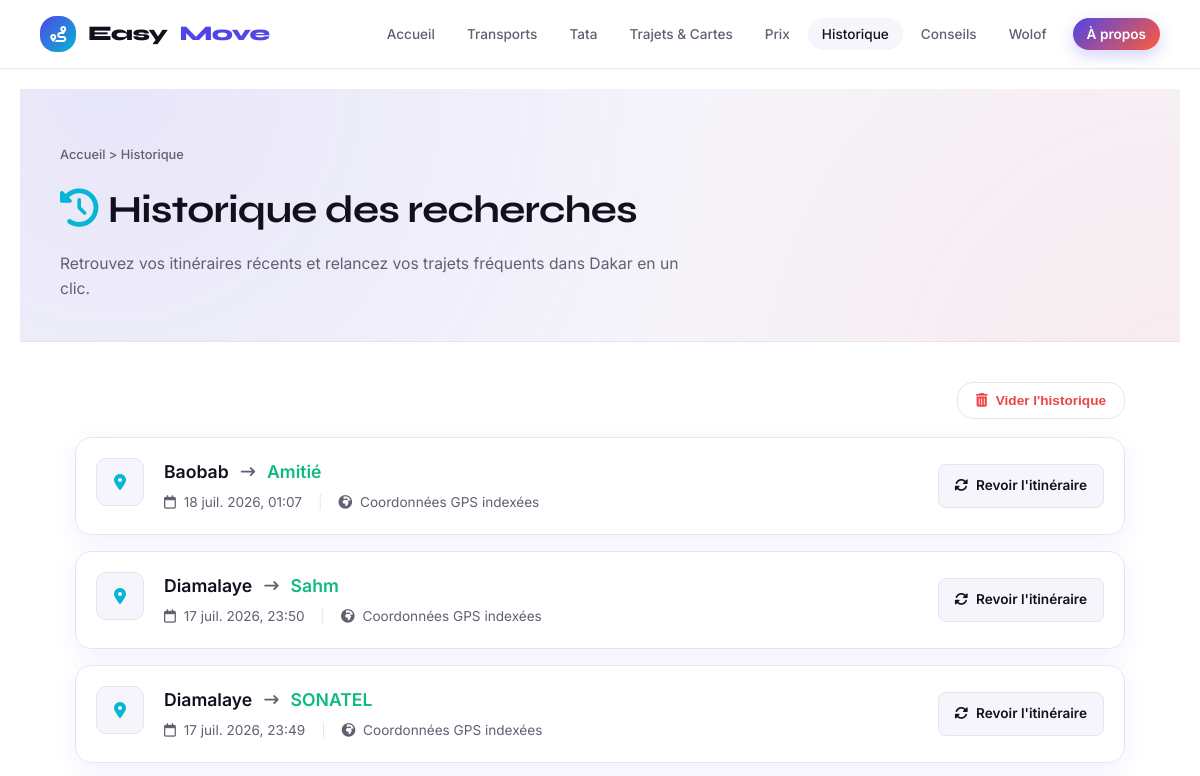
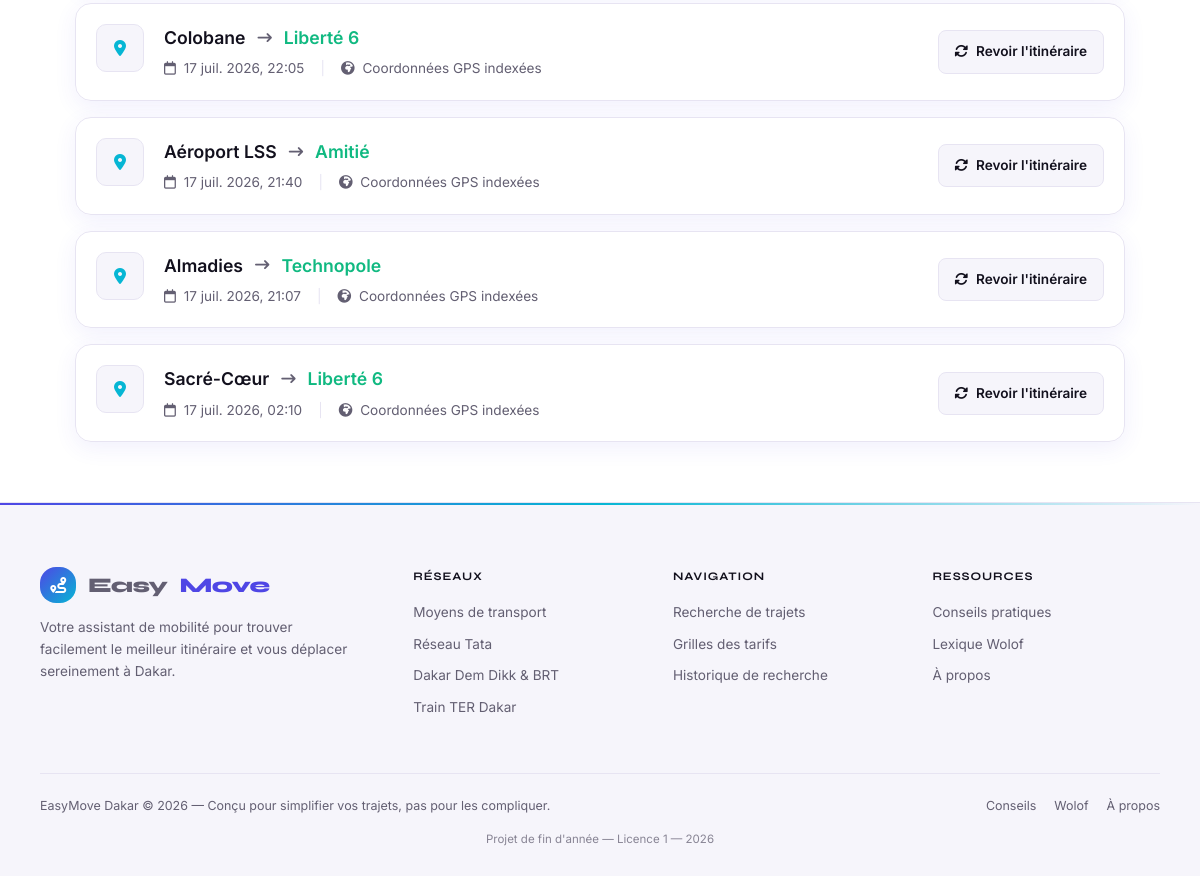
Page /historique on the earlier database version (2 pictures, top to bottom).
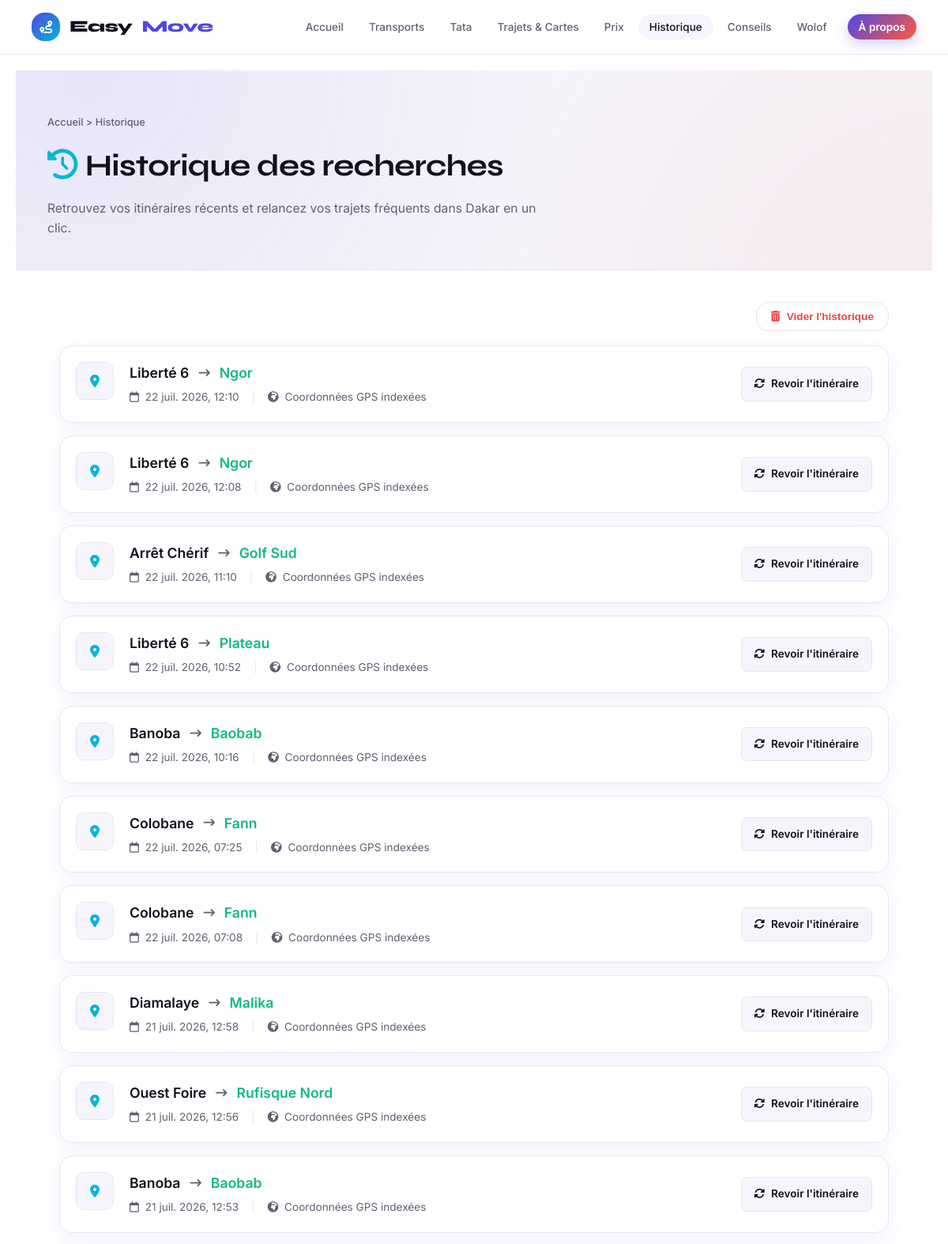
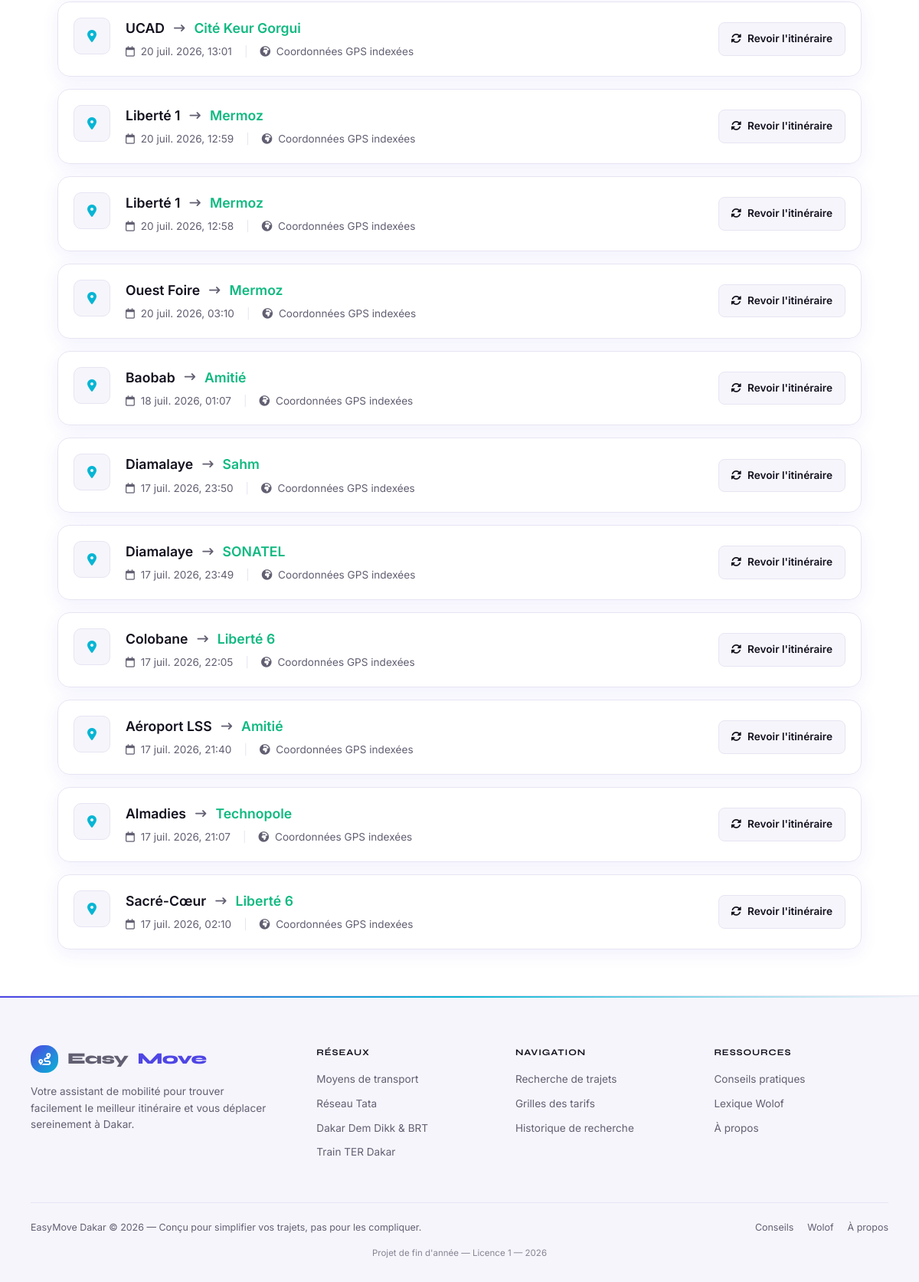
Same page on the later database version (2 pictures, top to bottom).
### tables this page shows
CREATE TABLE historique_recherches (
    id_historique       INTEGER PRIMARY KEY AUTOINCREMENT,
    adresse_depart      TEXT NOT NULL,
    adresse_arrivee     TEXT NOT NULL,
    lat_depart          REAL,
    lng_depart          REAL,
    lat_arrivee         REAL,
    lng_arrivee         REAL,
    date_recherche      DATETIME DEFAULT CURRENT_TIMESTAMP
, id_lieu_depart INTEGER, id_lieu_arrivee INTEGER);

### app.py (the view)
@app.route("/historique")
def historique():
    entrees = [dict(h) for h in database.get_historique_recent(limite=50)]
    for h in entrees:
        h["date_affichee"] = formater_date_fr(h["date_recherche"])
    return render_template(
        "historique.html",
        historique=entrees,
        active_page="historique"
    )

### app.py (called while the page is built)
def formater_date_fr(date_sqlite):
    try:
        dt = datetime.strptime(date_sqlite, "%Y-%m-%d %H:%M:%S")
    except (TypeError, ValueError):
        return date_sqlite
    return f"{dt.day} {MOIS_ABREGES_FR[dt.month - 1]} {dt.year}, {dt:%H:%M}"

### database.py (called while the page is built)
def get_connection():
    conn = sqlite3.connect(DB_PATH)
    conn.row_factory = sqlite3.Row
    conn.execute("PRAGMA foreign_keys = ON")
    return conn

def get_historique_recent(limite=10):
    conn = get_connection()
    try:
        historique = conn.execute("""
            SELECT * FROM historique_recherches
            ORDER BY date_recherche DESC
            LIMIT ?
        """, (limite,)).fetchall()
    except sqlite3.OperationalError:
        historique = []
    conn.close()
    return historique

### templates/historique.html (shortened to what the changed rows need)
{% extends "base.html" %}
{% block content %}
<div class="page-header">
    <div class="container">
        <h1><i class="fa-solid fa-clock-rotate-left" style="color: var(--accent-cyan); margin-right: 10px;"></i>Historique des recherches</h1>
    </div>
</div>
<div class="container" style="padding: 40px 0; max-width: 1050px;">
    {% if historique|length == 0 %}
    <div class="bento-card" style="text-align: center; padding: 60px 20px;">
        <div style="width: 80px; height: 80px; background: var(--bg-secondary); border: 1px solid var(--border-color); border-radius: 50%; display: flex; align-items: center; justify-content: center; margin: 0 auto 20px auto;">
            <i class="fa-solid fa-route" style="font-size: 2rem; color: var(--text-muted);"></i>
        </div>
        <h2 style="font-size: 1.4rem; font-weight: 600; margin-bottom: 8px; color: var(--text-main);">Votre historique est vierge</h2>
        <p style="color: var(--text-muted); max-width: 450px; margin: 0 auto 24px auto; font-size: 0.95rem; line-height: 1.6;">
            Il semble que vous n'avez pas encore recherché d'itinéraires sur EasyMove Dakar. Vos calculs de trajets apparaîtront ici automatiquement.
        </p>
        <a href="{{ url_for('trajets') }}" class="btn-primary" style="text-decoration: none;">
            Planifier mon premier trajet <i class="fa-solid fa-arrow-right"></i>
        </a>
    </div>
    {% else %}
    <div style="display: flex; flex-direction: column; gap: 16px;">
        {% for item in historique %}
        <div class="bento-card historique-item stagger-item" style="padding: 20px; transition: transform 0.2s, border-color 0.2s;">
            <div class="historique-main">
                <div style="background: var(--bg-secondary); border: 1px solid var(--border-color); width: 48px; height: 48px; border-radius: 10px; display: flex; align-items: center; justify-content: center; flex-shrink: 0; color: var(--text-muted);">
                    <i class="fa-solid fa-location-dot" style="color: var(--accent-cyan);"></i>
                </div>
                <div style="display: flex; flex-direction: column; gap: 6px; min-width: 0;">
                    <div style="display: flex; align-items: center; gap: 12px; flex-wrap: wrap;">
                        <span style="font-weight: 600; font-size: 1.1rem; color: var(--text-main);">{{ item.adresse_depart }}</span>
                        <i class="fa-solid fa-arrow-right-long" style="color: var(--text-muted); font-size: 0.9rem;"></i>
                        <span style="font-weight: 600; font-size: 1.1rem; color: var(--accent-vert);">{{ item.adresse_arrivee }}</span>
                    </div>
                    <div style="display: flex; align-items: center; gap: 16px; font-size: 0.85rem; color: var(--text-muted);">
                        <span>
                            <i class="fa-regular fa-calendar" style="margin-right: 4px;"></i> {{ item.date_affichee }}
                        </span>
                        {% if item.lat_depart and item.lat_arrivee %}
                        <span style="color: var(--border-color);">|</span>
                        <span>
                            <i class="fa-solid fa-earth-africa" style="margin-right: 4px;"></i> Coordonnées GPS indexées
                        </span>
                        {% endif %}
                    </div>
                </div>
            </div>
            <div class="historique-actions" style="display: flex; align-items: center; gap: 12px;">
                <a href="{{ url_for('resultat_trajet', depart=item.id_lieu_depart, arrivee=item.id_lieu_arrivee) if item.id_lieu_depart and item.id_lieu_arrivee else url_for('trajets') }}"
                   title="Relancer cette recherche d'itinéraire"
                   style="background: var(--bg-secondary); border: 1px solid var(--border-color); color: var(--text-main); padding: 10px 16px; border-radius: 8px; font-weight: 600; font-size: 0.85rem; text-decoration: none; display: flex; align-items: center; justify-content: center; gap: 8px; transition: var(--transition);">
                    <i class="fa-solid fa-rotate"></i> Revoir l'itinéraire
                </a>
            </div>
        </div>
        {% endfor %}
    </div>
    {% endif %}
</div>
{% endblock %}

Differences in the rows shown:
added historique_recherches: adresse_depart "Liberté 6", adresse_arrivee "Ngor", date_affichee "22 juil. 2026, 12:10", lat_depart 14.711 (drawn)
added historique_recherches: adresse_depart "Liberté 6", adresse_arrivee "Ngor", date_affichee "22 juil. 2026, 12:08", lat_depart 14.711 (drawn)
added historique_recherches: adresse_depart "Arrêt Chérif", adresse_arrivee "Golf Sud", date_affichee "22 juil. 2026, 11:10", lat_depart 14.718 (drawn)
added historique_recherches: adresse_depart "Liberté 6", adresse_arrivee "Plateau", date_affichee "22 juil. 2026, 10:52", lat_depart 14.711 (drawn)
added historique_recherches: adresse_depart "Banoba", adresse_arrivee "Baobab", date_affichee "22 juil. 2026, 10:16", lat_depart 14.7267 (drawn)
added historique_recherches: adresse_depart "Colobane", adresse_arrivee "Fann", date_affichee "22 juil. 2026, 07:25", lat_depart 14.6812 (drawn)
added historique_recherches: adresse_depart "Colobane", adresse_arrivee "Fann", date_affichee "22 juil. 2026, 07:08", lat_depart 14.6812 (drawn)
added historique_recherches: adresse_depart "Diamalaye", adresse_arrivee "Malika", date_affichee "21 juil. 2026, 12:58", lat_depart 14.7532 (drawn)
added historique_recherches: adresse_depart "Ouest Foire", adresse_arrivee "Rufisque Nord", date_affichee "21 juil. 2026, 12:56", lat_depart 14.742 (drawn)
added historique_recherches: adresse_depart "Banoba", adresse_arrivee "Baobab", date_affichee "21 juil. 2026, 12:53", lat_depart 14.7267 (drawn)
added historique_recherches: adresse_depart "UCAD", adresse_arrivee "Cité Keur Gorgui", date_affichee "20 juil. 2026, 13:01", lat_depart 14.6928 (drawn)
added historique_recherches: adresse_depart "Liberté 1", adresse_arrivee "Mermoz", date_affichee "20 juil. 2026, 12:59", lat_depart 14.698 (drawn)
added historique_recherches: adresse_depart "Liberté 1", adresse_arrivee "Mermoz", date_affichee "20 juil. 2026, 12:58", lat_depart 14.698 (drawn)
added historique_recherches: adresse_depart "Ouest Foire", adresse_arrivee "Mermoz", date_affichee "20 juil. 2026, 03:10", lat_depart 14.742 (drawn)
